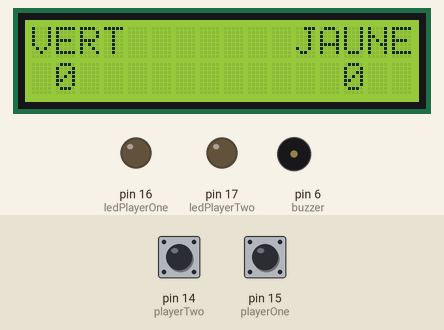
A sketch run on a simulated Arduino Uno, built with avr-gcc and run on an emulated ATmega328P. On the bench: 16×2 character LCD, output pins drawn as LEDs (lit = HIGH), buzzer (waves = sounding, pin HIGH). The test bench sets the inputs (shaded band); at power-on: pin 14 (playerTwo) HIGH, pin 15 (playerOne) HIGH. Random numbers use the default seed unless the sketch sets one.

Above: at 1.3 s.
1.4 s: pin 14 (playerTwo) pulled LOW for 1 s
At 2.7 s:
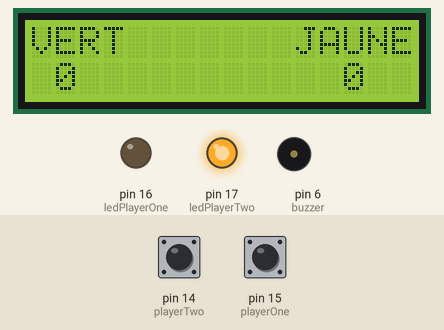
5.4 s: pin 15 (playerOne) pulled LOW for 3.2 s
At 8.5 s:
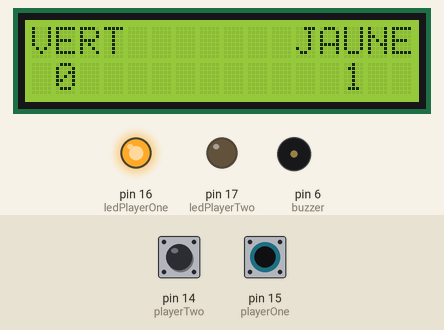
10.2 s: pin 14 (playerTwo) pulled LOW for 3.2 s
At 13.6 s:
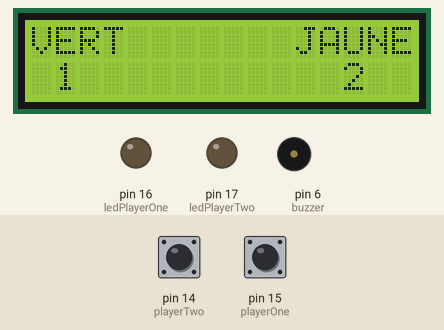
Timing chart, 0 to 19.7 s (numbered marks = the images above; inputs shaded):
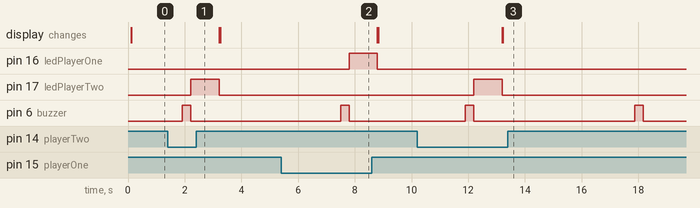

Measured:
- after the input at 1.4 s, pin 17 (ledPlayerTwo): LOW → HIGH after 0.82 s, → LOW 1.0 s later
- after the input at 5.4 s, pin 16 (ledPlayerOne): LOW → HIGH after 2.4 s, → LOW 1.0 s later
- after the input at 10.2 s, pin 17 (ledPlayerTwo): LOW → HIGH after 2.0 s, → LOW 1.0 s later; the display: first changes after 3.0 s (image 3 shows a later state)
- by itself, pin 6 (buzzer): alternates HIGH for 0.30 s and LOW for 5.7 s

The sketch:

Speedtouch.ino
```cpp
#include <LiquidCrystal.h>

// BTN JOUEURS
// J1 = VERT
// J2 = JAUNE
const int playerOne = 15;
const int playerTwo = 14;

// LEDS JOUEURS
const int ledPlayerOne = 16;
const int ledPlayerTwo = 17;

// BUZZER
const int buzzer = 6;

// LCD BROCHES
const int lcdBroches[] = {13,12,5,4,3,2};

// SCORES JOUEURS
int scorePlayerOne = 0;
int scorePlayerTwo = 0;

boolean hasBuzzed = false;
boolean stopped = false;

boolean ended = false;

// LCD INIT
LiquidCrystal lcd(lcdBroches[0], lcdBroches[1], lcdBroches[2], lcdBroches[3], lcdBroches[4], lcdBroches[5]);

void setup()
{
    Serial.begin(115200);

    // INPUT
    pinMode(playerOne, INPUT);
    pinMode(playerTwo, INPUT);

    // OUTPUT
    pinMode(ledPlayerOne, OUTPUT);
    pinMode(ledPlayerTwo, OUTPUT);
    pinMode(buzzer, OUTPUT);

    // INITIALISATION DES BOUTONS
    digitalWrite(playerOne, HIGH);
    digitalWrite(playerTwo, HIGH);

    // LCD
    lcd.begin(16, 2);
    lcd.clear();
    delay(10);

    initScore();
    AfficherScore();

}

void loop() {

    // Tant que le jeu n'est pas termine
    while (!ended) {

        // On definie un temps aleatoire
        int time = random(1000, 5000);

        // On attends le temps genere
        delay(time);

        // On fait sonner le buzzer
        Sonner();

        // Si le buzzer a sonnee
        if (hasBuzzed) {
            // On verifie qui a clique en 1er
            Verifier();
            // On verifie si la partie est terminee
            isEnded();
            // On affiche le score
            AfficherScore();
        }

    }

    // Si la partie est fini
    // et que le joueur 1 a un score plus eleve que le joueur 2
    // le joueur 1 gagne
    // Sinon le joueur 2 gagne
    if (scorePlayerOne > scorePlayerTwo) {
        lcd.clear();
        lcd.setCursor(1, 0);
        lcd.print("VERT GAGNE");
        // Fix du clignotement
        lcd.noBlink();
    } else {
        lcd.clear();
        lcd.setCursor(1, 0);
        lcd.print("JAUNE GAGNE");
        // Fix du clignotement
        lcd.noBlink();
    }

    delay(10);
}

/**
 *
 * Allume le buzzer
 *
 */
void Sonner()
{
    hasBuzzed = true;
    analogWrite(buzzer, 255);
    delay(300);
    Eteindre();
}

/**
 *
 * Eteind le buzzer
 *
 */
void Eteindre()
{
    digitalWrite(buzzer, LOW);
}

/**
 *
 * Verifie que la partie est toujours en cours
 *
 */
void Verifier()
{
    stopped = false;

    // Tant que la manche n'est pas stoppe
    while(!stopped) {
        int pOne = digitalRead(playerOne);
        int pTwo = digitalRead(playerTwo);

        // Si la manche n'est pas stoppe
        if (!stopped) {

            // Si le joueur 1 n'a pas appuye
            // et que le joueur 2 a appuye
            // On increment le score du joueur 2
            // et on allume sa LED
            // et on stoppe la manche
            if (pOne == 0 && pTwo == 1) {
                scorePlayerOne++;
                stopped = true;
                AllumerLed(1);
            }

            // Si le joueur 2 n'a pas appuye
            // et que le joueur 1 a appuye
            // On increment le score du joueur 1
            // et on allume sa LED
            // et on stoppe la manche
            if (pTwo == 0 && pOne == 1) {
                scorePlayerTwo++;
                stopped = true;
                AllumerLed(2);
            }
        }
    }

    // On reinitialise le buzzer
    hasBuzzed = false;
}

/**
 *
 * Allume la led du joueur qui a clique en premier
 * @param int player Le numero du joueur
 *
 */
void AllumerLed(int player)
{
    // Si c'est le joueur 1
    // On allume sa LED
    if (player == 1) {
        digitalWrite(ledPlayerOne, HIGH);
    }

    // Si c'est le joueur 2
    // On allume sa LED
    if (player == 2) {
        digitalWrite(ledPlayerTwo, HIGH);
    }

    delay(1000);

    // On re-initialise les LEDs
    digitalWrite(ledPlayerOne, LOW);
    digitalWrite(ledPlayerTwo, LOW);
}

/**
 *
 * Affiche le score sur le Terminal Serie
 *
 */
void AfficherScore()
{
    lcd.clear();
    delay(10);

    // On renote les noms
    initScore();

    // Score joueur 1
    lcd.setCursor(1, 2);
    lcd.print(scorePlayerOne);
    // Score joueur 2
    lcd.setCursor(13, 2);
    lcd.print(scorePlayerTwo);
}

/**
 *
 * Initialise les scores en affichant les noms
 *
 */
void initScore()
{
    lcd.home();

    // Affichage nom du joueur 1
    lcd.setCursor(0, 0);
    lcd.print("VERT");
    delay(10);
    // Affichage nom du joueur 2
    lcd.setCursor(11, 0);
    lcd.print("JAUNE");
}

/**
 *
 * Verifie si la partie est terminee
 * elle est termine si le score d'un des joueurs est de 9
 *
 */
void isEnded()
{
    // Si le joueur 1 a 9
    if (scorePlayerOne == 9) {
        ended = true;
    }

    // Si le joueur 2 a 9
    if (scorePlayerTwo == 9) {
        ended = true;
    }
}
```
